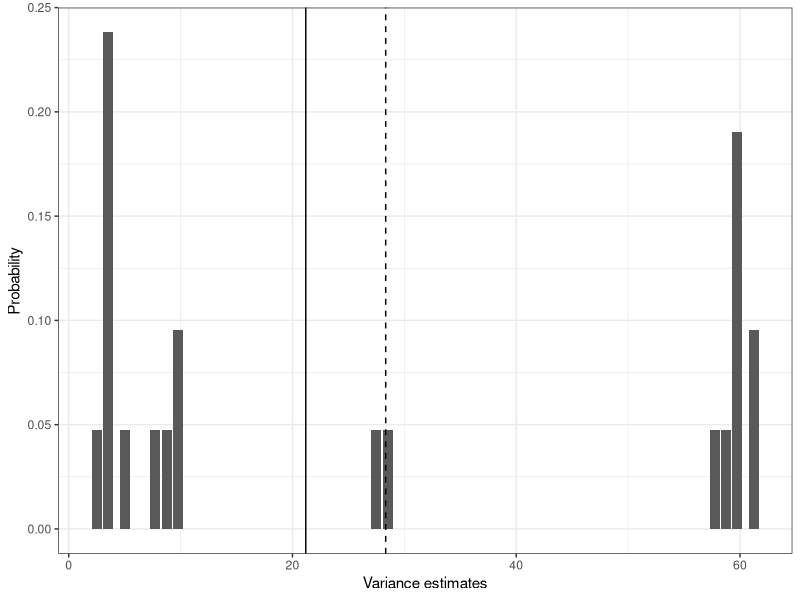

This chart was generated by the following R code:
# setwd(dirname(rstudioapi::getActiveDocumentContext()$path))
rm(list = ls())

## Complete random assignment
n <- 7
n_1_cra <- 2

y_C <- c(10, 15, 20, 20, 10, 15, 15)
y_T <- c(15, 15, 30, 15, 20, 15, 30)
tau <- y_T - y_C
ATE <- mean(tau)

round(x = mean((y_C - mean(y_C)) * (y_T - mean(y_T))), digits = 2)

round(x = mean((y_C - mean(y_C))^2), digits = 2)

round(x = mean((y_T - mean(y_T))^2), digits = 2)

## Don't worry about understanding this line of code
## Just note that it generates all 21 possible assignments
Omega_cra <- apply(X = combn(x = n,
                             m = n_1_cra,
                             simplify = TRUE),
                   MARGIN = 2,
                   FUN = function(x) as.integer(1:n %in% x))

## Assumes uniform random assignment
probs_cra <- rep(x = 1/ncol(Omega_cra), times = ncol(Omega_cra))

## generate observed outcome for each of 21 possible assignments
obs_outs_cra <- sapply(X = 1:ncol(Omega_cra),
                       FUN = function(x) Omega_cra[,x] * y_T + (1 - Omega_cra[,x]) * y_C )

## calculate estimate for each of 21 possible realizations of data
ests_cra <- sapply(X = 1:ncol(Omega_cra),
               FUN = function(x) { mean(obs_outs_cra[,x][which(Omega_cra[,x] == 1)]) - mean(obs_outs_cra[,x][which(Omega_cra[,x] == 0)]) })

obs_outs_cra[,1]
Omega_cra[,1]


## unbiased
ests_cra_EV <- sum(ests_cra * probs_cra)

ests_cra_Var <- mean((ests_cra - ests_cra_EV)^2)

round(x = ests_cra_Var, digits = 2)

## analytic expression for variance
var_y_C <- mean((y_C - mean(y_C))^2)
round(x = var_y_C, digits = 2)
var_y_T <- mean((y_T - mean(y_T))^2)
round(x = var_y_T, digits = 2)
cov_y_C_y_T <- mean((y_C - mean(y_C)) * (y_T - mean(y_T)))
round(x = cov_y_C_y_T, digits = 2)

diff_means_var <- function(.n,
                           .n_t,
                           .y_C,
                           .y_T) {
  
  
  
  var_y_C = mean((.y_C - mean(.y_C))^2)
  
  var_y_T = mean((.y_T - mean(.y_T))^2)
  
  cov_y_C_y_T = mean((.y_C - mean(.y_C)) * (.y_T - mean(.y_T)))
  
  var = (1/(.n - 1)) * ((.n_t * var_y_C) / (.n - .n_t) +
                          
                          (((.n - .n_t) * var_y_T) / .n_t) +
                          
                          (2 * cov_y_C_y_T))
  
  return(var)
  
}


true_var_diff_means_est_cra <- diff_means_var(.n = n,
                                              .n_t = n_1_cra,
                                              .y_C = y_C,
                                              .y_T = y_T)

diff_means_var_est <- function(.n,
                               .n_1,
                               .z,
                               .y) {
  
  obs_y_C = .y[which(.z == 0)]
  obs_y_T = .y[which(.z == 1)]
  
  est_mean_y_C = mean(obs_y_C)
  est_mean_y_T = mean(obs_y_T)
  
  est_var_y_C = ((.n - 1)/(.n * ((.n - .n_1) - 1))) * sum((obs_y_C - est_mean_y_C)^2)
  
  est_var_y_T = ((.n - 1)/(.n * (.n_1 - 1))) * sum((obs_y_T - est_mean_y_T)^2)
  
  return((.n/(.n - 1)) * ( (est_var_y_C/(.n - .n_1)) + (est_var_y_T/.n_1)))
  
  
}

var_ests_cra <- sapply(X = 1:ncol(Omega_cra),
                       FUN = function(x) { diff_means_var_est(.n = n,
                                                              .n_1 = n_1_cra,
                                                              .z = Omega_cra[,x],
                                                              .y = obs_outs_cra[,x]) })
var_ests_cra_EV <- sum(var_ests_cra * probs_cra)
## create dataframe for plot
cra_dist_var_est_data <- data.frame(var_est = var_ests_cra, 
                                    prob = probs_cra)

library(ggplot2)
cra_var_est_dist_plot <- ggplot(data = cra_dist_var_est_data,
                                mapping = aes(x = var_est,
                                              y = prob)) +
  geom_bar(stat = "identity") +
  geom_vline(xintercept = var_ests_cra_EV,
             linetype = "dashed") +
  geom_vline(xintercept = true_var_diff_means_est_cra,
             linetype = "solid") +
  theme_bw() +
  xlab(label = "Variance estimates") +
  ylab(label = "Probability")

cra_var_est_dist_plot

ggsave(plot = cra_var_est_dist_plot,
       file = "cra_var_est_dist_plot.pdf",
       width = 6,
       height = 4,
       units = "in",
       dpi = 600)

asymp_ests_exact <- function(.y_C,
                             .y_T,
                             .prop_T,
                             .h){
  
  y_C = c(.y_C, rep(x = .y_C, times = .h - 1))
  
  y_T = c(.y_T, rep(x = .y_T, times = .h - 1))
  
  Omega = apply(X = combn(x = length(y_C),
                          m = length(y_C) * .prop_T,
                          simplify = TRUE),
                MARGIN = 2,
                FUN = function(x) as.integer(1:(length(y_C)) %in% x))
  
  obs_pot_outs = sapply(X = 1:ncol(Omega),
                        FUN = function(x) { y_T * Omega[,x] + y_C * (1 - Omega[,x]) })
  
  diff_means_ests = sapply(X = 1:ncol(Omega),
                           FUN = function(x) { mean(obs_pot_outs[,x][Omega[,x] == 1]) -
                               mean(obs_pot_outs[,x][Omega[,x] == 0]) })
  
  return(diff_means_ests)
  
}


## Show asymptotic properties
asymp_ests_approx <- function(.y_C,
                              .y_T,
                              .prop_T,
                              .h){
  
  y_C = c(.y_C, rep(x = .y_C, times = .h - 1))
  
  y_T = c(.y_T, rep(x = .y_T, times = .h - 1))
  
  true_EV_diff_means_est = mean(y_T) - mean(y_C)
  
  true_var_diff_means_est = diff_means_var(.n = length(y_C),
                                           .n_t = length(y_C) * .prop_T,
                                           .y_C = y_C,
                                           .y_T = y_T)
  
  return(rnorm(n = 10^3,
               mean = true_EV_diff_means_est,
               sd = sqrt(true_var_diff_means_est)))
  
}

ests_plot_data <- data.frame(est = c(ests_cra,
                                     asymp_ests_exact(.y_C = y_C, .y_T = y_T, .prop_T = (2/7), .h = 3),
                                     asymp_ests_approx(.y_C = y_C, .y_T = y_T, .prop_T = (2/7), .h = 15),
                                     asymp_ests_approx(.y_C = y_C, .y_T = y_T, .prop_T = (2/7), .h = 150)),
                             N = c(rep(x = "N = 7", times = length(ests_cra)),
                                   rep(x = "N = 21", times = choose(21, 6)),
                                   rep(x = "N = 100", times = 10^3),
                                   rep(x = "N = 1000", times = 10^3)))
ests_plot_data$N <- factor(x = ests_plot_data$N, levels = c("N = 7", "N = 21", "N = 100", "N = 1000"))


asymp_ests_plot <- ggplot(data = ests_plot_data,
                              mapping = aes(x = est)) +
  geom_histogram() +
  xlab(label = "Diff-in-Means estimates") +
  ylab(label = "Probability") +
  theme_bw() +
  facet_wrap(facets = .~ N,
             nrow = 1,
             ncol = 4,
             scales = "free_y") +
  theme(axis.ticks.y = element_blank(),
        axis.text.y = element_blank())


#ggsave(plot = asymp_ests_plot,
#       file = "asymp_ests_plot.pdf",
#       width = 6,
#       height = 4,
#       units = "in",
#       dpi = 600)

h <- 1
prop_T <- (2/7)
y_C = c(y_C, rep(x = y_C, times = h - 1))

y_T = c(y_T, rep(x = y_T, times = h - 1))

true_EV_diff_means_est = mean(y_T) - mean(y_C)

true_var_diff_means_est = diff_means_var(.n = length(y_C),
                                         .n_t = length(y_C) * prop_T,
                                         .y_C = y_C,
                                         .y_T = y_T)

stand_ests_plot_data <- data.frame(est = c( (ests_cra - 5) / sqrt(21.19048),
                                     (asymp_ests_exact(.y_C = y_C, .y_T = y_T, .prop_T = (2/7), .h = 3) - 5) / sqrt(6.357143),
                                     (asymp_ests_approx(.y_C = y_C, .y_T = y_T, .prop_T = (2/7), .h = 15) - 5) / sqrt(0.4049136),
                                     (asymp_ests_approx(.y_C = y_C, .y_T = y_T, .prop_T = (2/7), .h = 150) - 5) / sqrt(0.002690911)),
                             N = c(rep(x = "N = 7", times = length(ests_cra)),
                                   rep(x = "N = 21", times = choose(21, 6)),
                                   rep(x = "N = 100", times = 10^3),
                                   rep(x = "N = 1000", times = 10^3)))
stand_ests_plot_data$N <- factor(x = stand_ests_plot_data$N, levels = c("N = 7", "N = 21", "N = 100", "N = 1000"))


asymp_stand_ests_plot <- ggplot(data = stand_ests_plot_data,
                          mapping = aes(x = est)) +
  geom_histogram() +
  xlab(label = "Standardized Diff-in-Means estimates") +
  ylab(label = "Probability") +
  theme_bw() +
  facet_wrap(facets = .~ N,
             nrow = 1,
             ncol = 4,
             scales = "free") +
  scale_x_continuous(labels = 0, breaks = 1) +
  theme(axis.ticks.y = element_blank(),
        axis.text.y = element_blank())
ggsave(plot = asymp_stand_ests_plot,
       file = "asymp_stand_ests_plot.pdf",
       width = 6,
       height = 4,
       units = "in",
       dpi = 600)